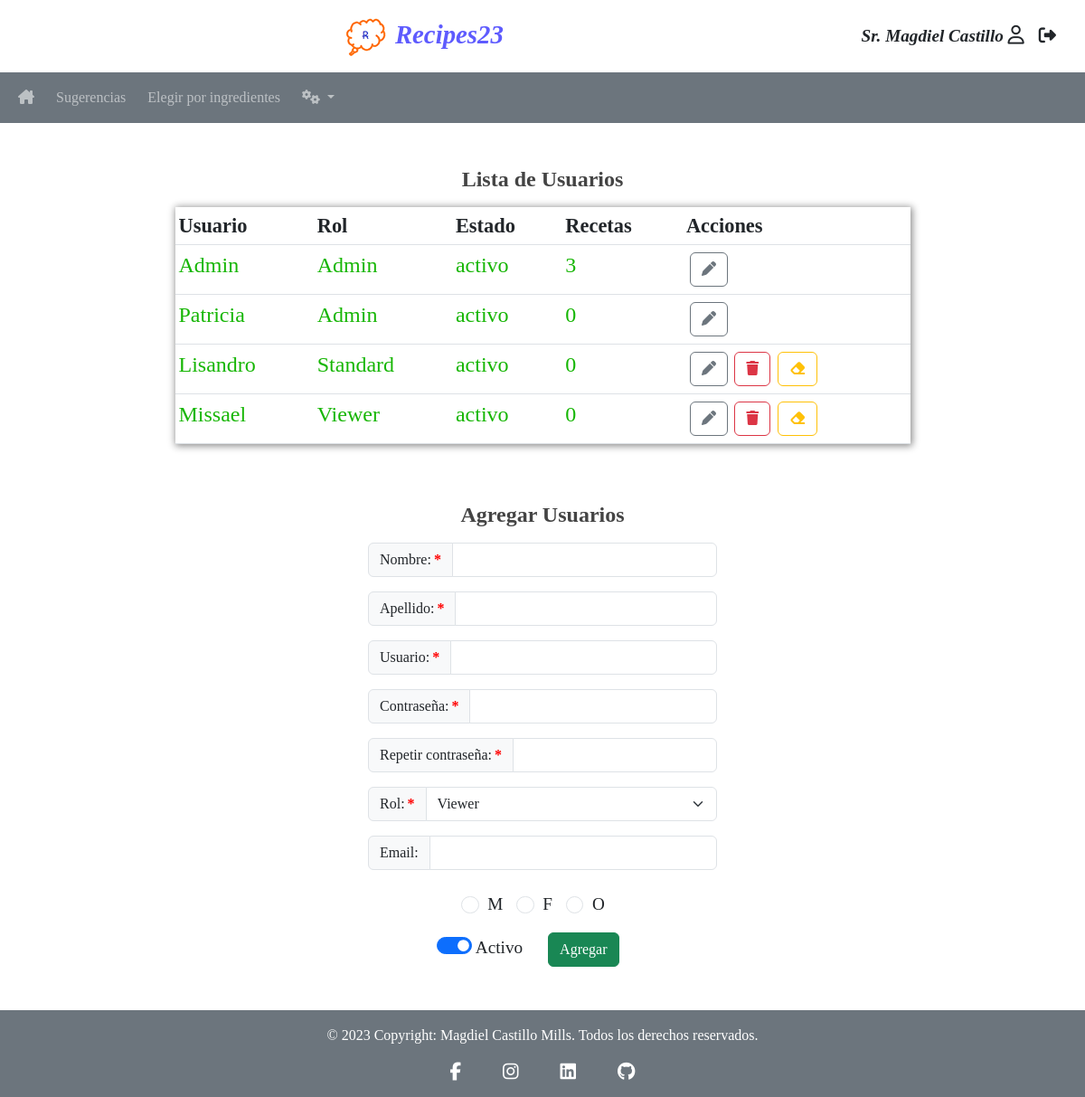
Screenshot of /views/add-users.php (signed in) with the database file from the repository.
### tables this page shows
CREATE TABLE `users` (
  `userid` int NOT NULL AUTO_INCREMENT,
  `username` varchar(30) NOT NULL UNIQUE,
  `firstname` varchar(30) not null,
  `lastname` varchar(40) not null,
  `password` varchar(255) NOT NULL,
  `type` varchar(15) NOT NULL,
  `email`  varchar(70),
  `state` boolean not null,
  `sex` char(1) not null,
  `created_at` timestamp default current_timestamp,
  `updated_at` timestamp default current_timestamp,
  PRIMARY KEY (`userid`),
  CHECK (`sex` in ("M","F","O")),
  CONSTRAINT `fk_users_type`  FOREIGN KEY (`type`) references `type` (`type`) ON DELETE CASCADE ON UPDATE CASCADE
);

### views/add-users.php (the view, shortened to what this page needs)
<?php
require_once ("../models/models.php");
require_once ("../modules/head.php");
require_once ("../modules/nav.php");
?>
<main class="container p-4">
    <div class="row justify-content-center">
    ?>  <div class="col-auto order-last my-4">
            <h3 class="text-center mb-3">Agregar Usuarios</h3>
            <form method="POST" action="../actions/create.php">
                <div class="input-group mb-3">
                    <label class="input-group-text is-required" for="firstname">Nombre: </label>
                    <input class="form-control" type="text" id="firstname" name="firstname"  pattern="[a-zA-Z áéíóúÁÉÍÓÚñÑ]+" minlength="2" maxlength="30">
                </div>
                <div class="input-group mb-3">
                    <label class="input-group-text is-required" for="lastname">Apellido: </label>
                    <input class="form-control" type="text" id="lastname" name="lastname"  pattern="[a-zA-Z áéíóúÁÉÍÓÚñÑ]+" minlength="2" maxlength="40">
                </div>
                <div class="input-group mb-3">
                    <label class="input-group-text is-required" for="username">Usuario: </label>
                    <input class="form-control" type="text" id="username" name="username"  pattern="[a-zA-Z áéíóúÁÉÍÓÚñÑ]+" minlength="2" maxlength="30">
                </div>
                <div class="input-group mb-3">
                    <label class="input-group-text is-required" for="userpassword">Contraseña: </label>
                    <input class="form-control" type="password" id="userpassword" name="userpassword" minlength="8" maxlength="50">
                </div>
                <div class="input-group mb-3">
                    <label class="input-group-text is-required" for="passrepeat">Repetir contraseña: </label>
                    <input class="form-control" type="password" id="passrepeat" name="passrepeat" minlength="8" maxlength="50">
                </div>
                <div class="input-group mb-3">
                    <label class="input-group-text is-required" for="userrol">Rol: </label>
                    <select class="form-select" name="userrol" id="userrol">
                    <?php
                        $sql = "SELECT type FROM type ORDER BY rand();";
                        $result = $conn -> query($sql);
                        while($row = $result -> fetch_assoc()){
                            echo "<option value='" . $row["type"] . "'>" . $row["type"] . "</option>";
                        }
                    ?>
                    </select>
                </div>
                <div class="input-group mb-3">
                    <label class="input-group-text" for="useremail">Email: </label>
                    <input class="form-control" type="email" id="useremail" name="useremail" minlength="15" maxlength="70">
                </div>
                <div class="text-center">
                    <div class="form-check form-check-inline">
                        <input class="form-check-input" type="radio" name="sex" id="M" value="M" required>
                        <label class="form-check-label" for="M">M</label>
                    </div>
                    <div class="form-check form-check-inline">
                        <input class="form-check-input" type="radio" name="sex" id="F" value="F">
                        <label class="form-check-label" for="F">F</label>
                    </div>
                    <div class="form-check form-check-inline my-2">
                        <input class="form-check-input" type="radio" name="sex" id="O" value="O">
                        <label class="form-check-label" for="O">O</label>
                    </div>
                </div>
                <div class="text-center form-switch mt-2">
                    <input class="form-check-input" type="checkbox" id="activeuser" name="activeuser" value="yes" checked>
                    <label class="form-check-label" for="activeuser">Activo</label>
                    <input class="btn btn-success mx-4" name="usersubmit" type="submit" value="Agregar">
                </div>
            </form>
        </div>
        <div class="col-lg-9 col-xl-9 col-md-12 col-sm-12 my-4">
            <h3 class="text-center">Lista de Usuarios</h3>
            <table class="table table-sm mt-3">
                <thead>
                    <tr class="bg-primary">
                        <th>Usuario</th>
                        <th>Rol</th>
                        <th>Estado</th>
                        <th>Recetas</th>
                        <th>Acciones</th>
                    </tr>
                </thead>
                <tbody>
                    <?php
                        $sql = "SELECT type, username, state, userid FROM users ORDER BY type;";
                        $result = $conn -> query($sql);
                        while($row = $result -> fetch_assoc()){
                            $type = $row['type'];
                            $username = $row['username'];
                            $state = $row['state'];
                            $userid = $row['userid'];
                            $sql = "SELECT count(recipeid) as `count` FROM recipe WHERE username = '$username';";
                            $row = $conn -> query($sql) -> fetch_assoc();
                            $recipeCount = $row ['count'];
                            if($state == 1) {
                                $state = "activo";
                                $color = "rgb(22, 182, 4)";
                            } else {
                                $state = "inactivo";
                                $color = "#aaa";
                            }
                            if($type == "Admin") {
                                $display = "style = 'display: none;'";
                            } else {
                                $display = "";
                            }
                            if($username == $_SESSION['username']) {
                                $recipeList = "";
                            } else {
                                $recipeList = "href='../views/recipes-list.php?username=" . $username . "'";
                            }
                            $html = "<tr>";
                            $html .= "<td>";
                            $html .="<a style='color:" . $color . ";' $recipeList>";
                            $html .= $username;
                            $html .="</a>";
                            $html .= "</td>";
                            $html .= "<td style='color:" . $color . ";'>" . $type . "</td>";
                            $html .= "<td style='color:" . $color . ";'>" . $state . "</td>";
                            $html .= "<td style='color:" . $color . ";'>" . $recipeCount . "</td>";
                            $html .= "<td>";
                            $html .= "<a href='../actions/edit.php?userid=" . $userid . "' " . "class='btn btn-outline-secondary m-1' title='Editar'><i class='fa-solid fa-pen'></i></a>";
                            $html .= "<a $display href='../actions/delete.php?userid=" . $userid . "' " . "class='btn btn-outline-danger' title='Eliminar'><i class='fa-solid fa-trash'></i></a>";
                            $html .= "<a $display href='../actions/delete.php?user_id=" . $userid . "&reset=1' class='btn btn-outline-warning' title='Resetear'><i class='fa-solid fa-eraser'></i></a>";
                            $html .= "</td>";
                            $html .= "</tr>";
                            echo $html;
                        }
                    ?>
                </tbody>
            </table>
        </div>
    </div>
</main>
<?php
require_once ("../modules/footer.php");
?>

### css/styles.css (style rules this page uses)
* { font-family:'Times New Roman', Times, serif; }
main { min-height: calc(100vh - 7.1rem); }
h3 { font-size: 1.5rem; color: #444; font-weight: bold; }
.btn-outline-danger { margin-left: 0.2rem; }
.btn-outline-warning { margin-left: 0.5rem; }
table { box-shadow: 1px 1px 8px 1px #888; }
thead { background-color:#444444; }
thead tr { font-weight: bold; font-size: 1.4rem; color:#ffffff; }
tbody { background-color:rgb(255, 246, 234); }
table td a { text-decoration:none; color: rgb(22, 182, 4); }
table td, p, ul li, ol li, li a { font-size: 1.5rem; color: rgb(22, 182, 4); text-decoration: none; }
option { color: rgb(240, 144, 41); }
label, select, input, option { font-size: 1.2rem; }
.is-required:after { content: '*'; margin-left: 3px; color: red; font-weight: bold; }

### rows the page displays
users: username "Admin", type "Admin", state "activo", recipeCount "3"
users: username "Patricia", type "Admin", state "activo", recipeCount "0"
users: username "Lisandro", type "Standard", state "activo", recipeCount "0"
users: username "Missael", type "Viewer", state "activo", recipeCount "0"

### other values shown
$_SESSION['title'] "Sr."
$_SESSION['firstname'] "Magdiel"
$_SESSION['lastname'] "Castillo"
form field userrol "Viewer"
